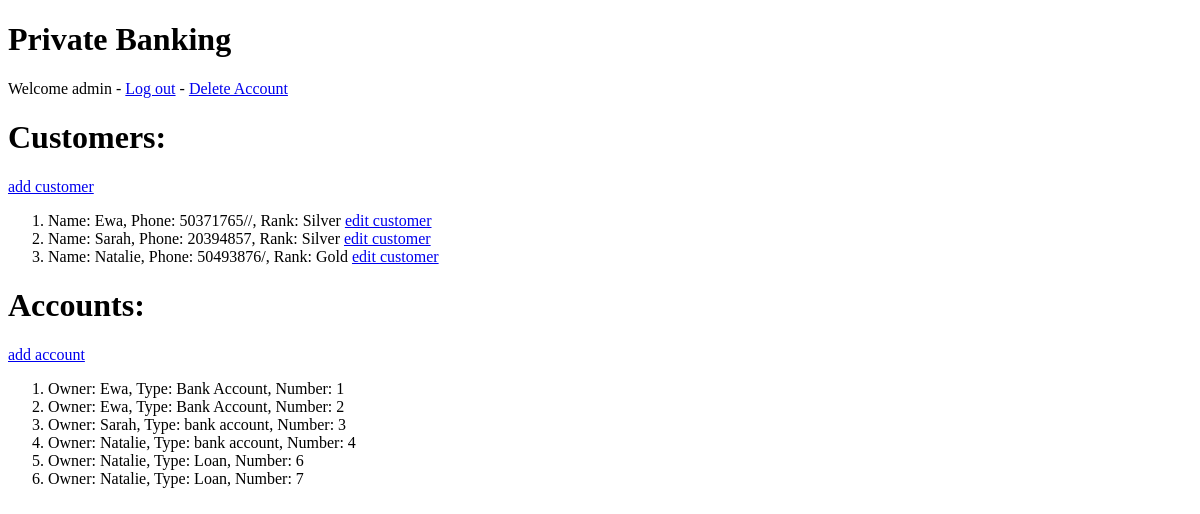
Before: /banking_app/ (signed in) with the older database file.
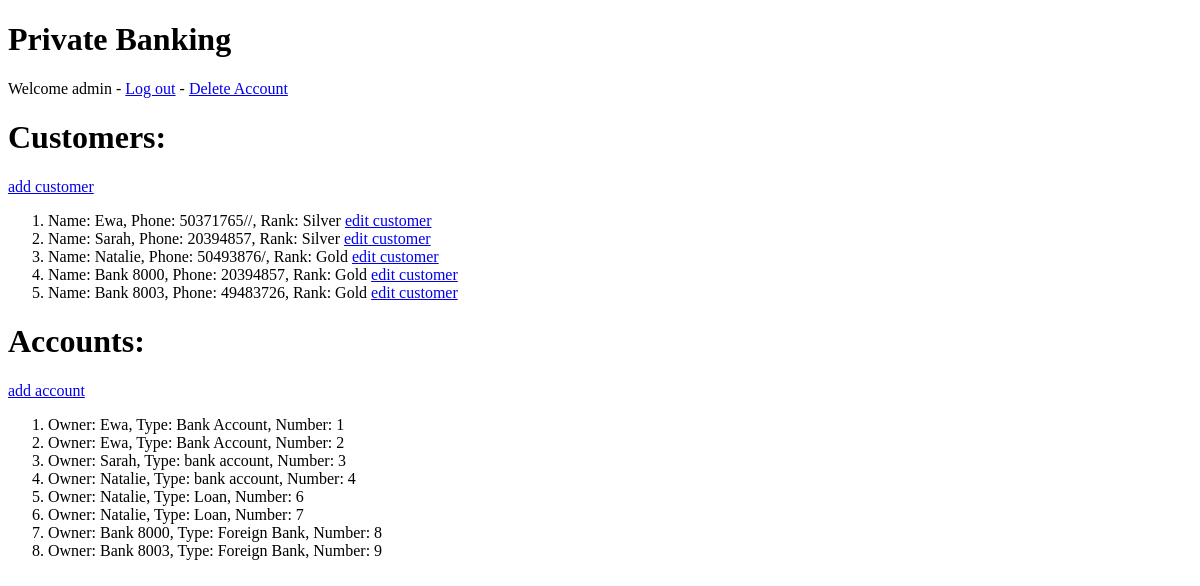
After: the same page with the newer database file.
### banking_app/models.py (models this page shows, shortened)
class Customer(models.Model):
    user = models.OneToOneField(User, on_delete=models.CASCADE)
    phone = models.CharField(null=True, max_length=200)
    class Rank(models.TextChoices):
        BASIC = 'Basic'
        SILVER = 'Silver'
        GOLD = 'Gold'
    rank = models.CharField(choices=Rank.choices, default=Rank.BASIC, max_length=200)

class Account(models.Model):
    customer = models.ForeignKey(Customer, on_delete=models.CASCADE)
    class AccountType(models.TextChoices):
        BANK_ACCOUNT = 'Bank Account'
        LOAN = 'Loan'
        FOREIGN_BANK = 'Foreign Bank'
    account_type = models.CharField(choices=AccountType.choices, default=AccountType.BANK_ACCOUNT, max_length=200)

### banking_app/views.py (the view, shortened to what this page needs)
# urls.py: path('', views.index, name='index'),
@login_required
def index(request):
    if is_employee(request.user):
        customers = Customer.objects.all()
        accounts = Account.objects.all()
        context = {'customers': customers, 'accounts': accounts}
        return render(request, 'banking_app/employee.html', context)

### banking_app/utils.py (called while the page is built)
def is_employee(userr) -> bool:
    return False if Customer.objects.filter(user=userr) else True

### banking_app/templates/banking_app/employee.html
{% extends 'banking_app/base.html' %} {% block content %}
<h1>Customers:</h1>
<a href={% url 'banking_app:add_customer' %}>add customer</a>
<ol>
  {% for customer in customers %}
  <li>Name: {{ customer.user }}, Phone: {{ customer.phone }}, Rank: {{ customer.rank }} <a href="{% url 'banking_app:edit_customer' customer_id=customer.pk%}">edit customer</a></li>
  {% endfor %}
</ol>
<h1>Accounts:</h1>
<a href={% url 'banking_app:add_account' %}>add account</a>
<ol>
  {% for account in accounts %}
  <li>Owner: {{ account.customer.user }}, Type: {{ account.account_type }}, Number: {{ account.pk }}</li>
  {% endfor %}
</ol>
{% endblock %}

Changed rows visible on the page:
added Customer: user "Bank 8000", phone "20394857", rank "Gold"
added Customer: user "Bank 8003", phone "49483726", rank "Gold"
added Account: customer.user "Bank 8000", account_type "Foreign Bank", pk "8"
added Account: customer.user "Bank 8003", account_type "Foreign Bank", pk "9"
